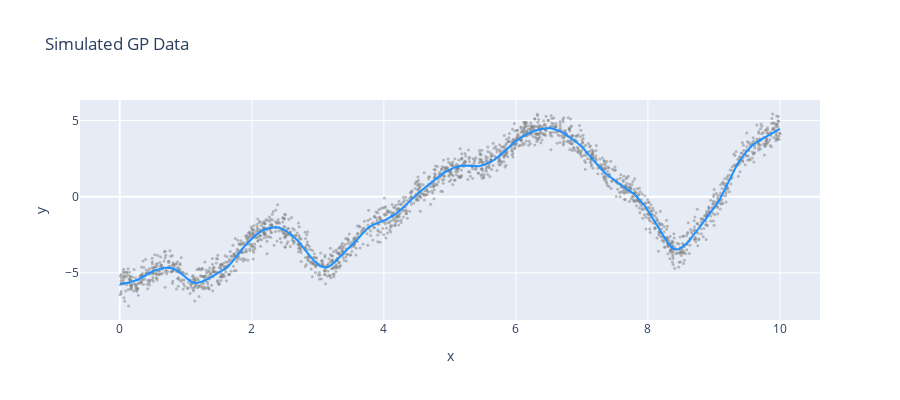

Notebook code for this chart:
### Markdown cell above
### Generating Data for Sparse GP Demonstration

We'll create a dataset with 2000 observations—large enough to make standard GP inference slow, but small enough to allow us to compare against the exact solution. Our data will be drawn from a GP with a Matérn 5/2 kernel and moderate noise.

### Code cell
# Set parameters for data generation
n = 2000
ell_true = 1.0
eta_true = 3.0
sigma_true = 0.5

# Generate input locations
x = 10 * np.sort(RNG.random(n))

# Define true covariance function
cov_func = eta_true**2 * pm.gp.cov.Matern52(1, ell_true)

# Sample the latent GP function
K = cov_func(x[:, None]).eval()
K_stable = K + 1e-8 * np.eye(n)  # Add jitter for numerical stability
f_true = RNG.multivariate_normal(np.zeros(n), K_stable)

# Add observation noise
y = f_true + sigma_true * RNG.standard_normal(n)

# Create a Polars DataFrame
df = pl.DataFrame({
    'x': x,
    'y': y,
    'f_true': f_true
})

go.Figure().add_trace(go.Scatter(
    x=df['x'],
    y=df['y'],
    mode='markers',
    name='Observed data',
    marker=dict(size=3, color='gray', opacity=0.5)
)).add_trace(go.Scatter(
    x=df['x'],
    y=df['f_true'],
    mode='lines',
    name='True latent function',
    line=dict(color='dodgerblue', width=2)
)).update_layout(
    title='Simulated GP Data',
    xaxis_title='x',
    yaxis_title='y',
    height=400,
    showlegend=False
)

### Figure 1 — Plotly figure (JSON) as saved in the notebook; plotly's stock layout.template omitted (floating-point values rounded to 4 significant figures; data arrays with more than 128 entries replaced by an {"elided": "..."} marker saying what was removed)
{"data": [{"marker": {"color": "gray", "opacity": 0.5, "size": 3}, "mode": "markers", "name": "Observed data", "type": "scatter", "x": {"elided": "2000 float values"}, "y": {"elided": "2000 float values"}}, {"line": {"color": "dodgerblue", "width": 2}, "mode": "lines", "name": "True latent function", "type": "scatter", "x": {"elided": "2000 float values"}, "y": {"elided": "2000 float values"}}], "layout": {"height": 400, "showlegend": false, "title": {"text": "Simulated GP Data"}, "xaxis": {"title": {"text": "x"}}, "yaxis": {"title": {"text": "y"}}}}
